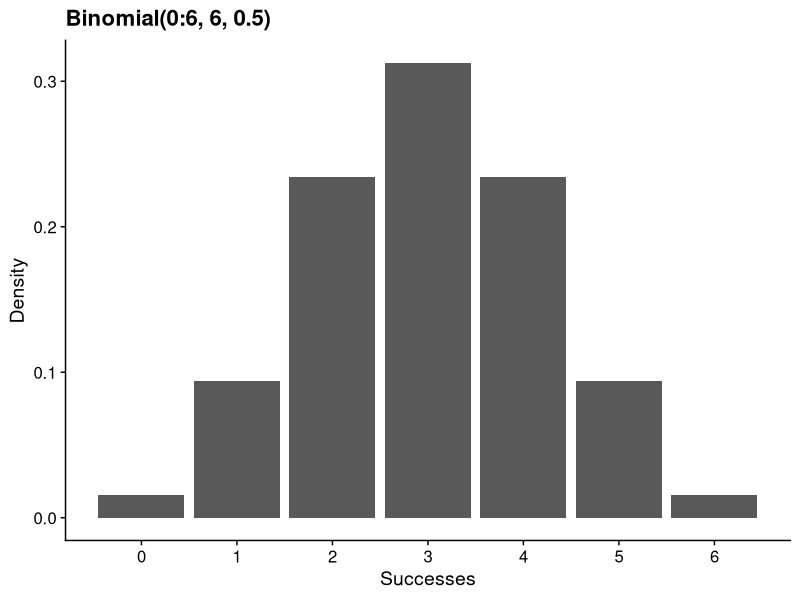
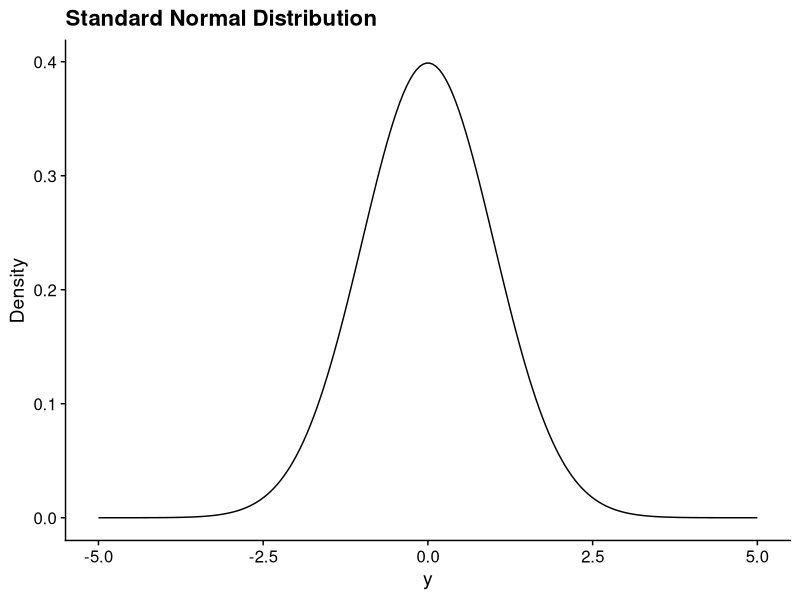
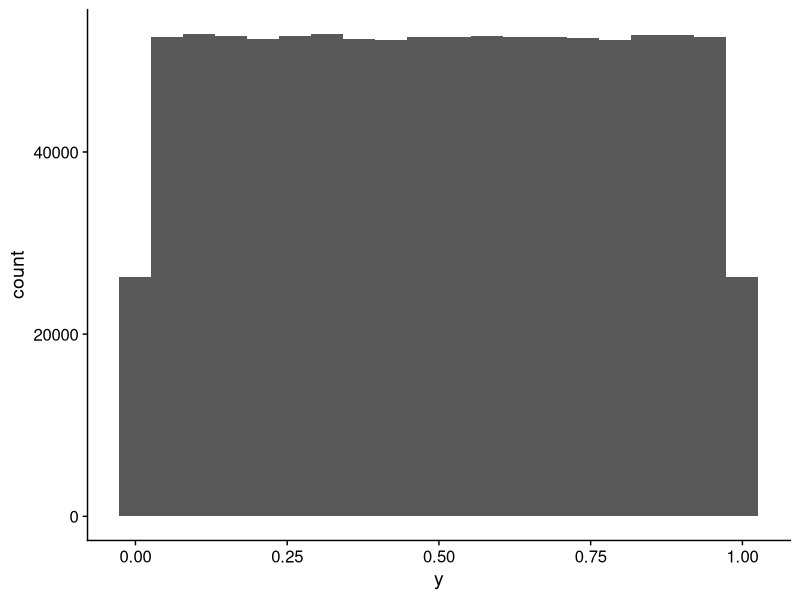
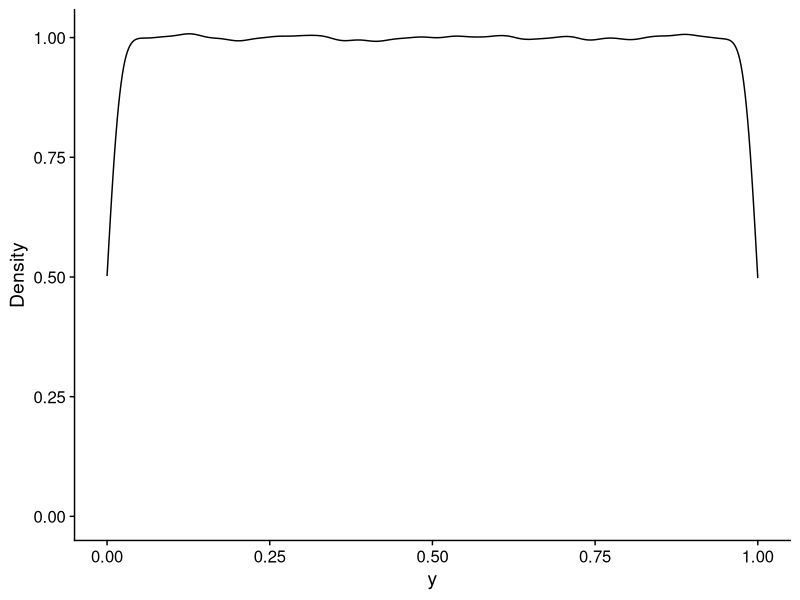
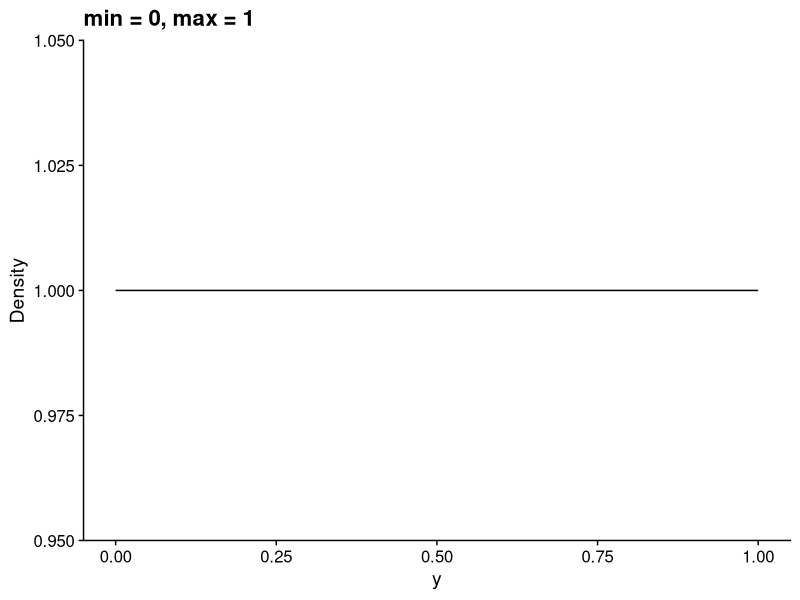
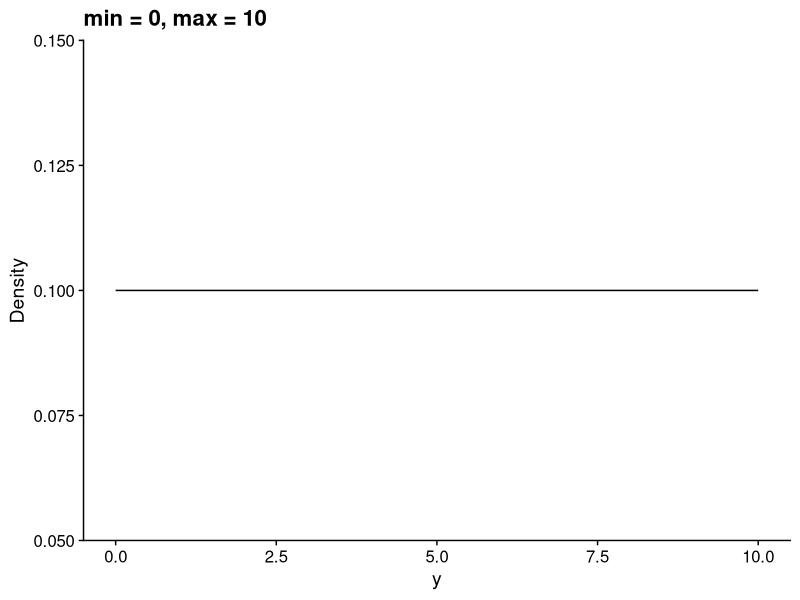

Recreate these plots in R, in order.
## ---- chunk 1
library(tidyverse)
library(cowplot)
theme_set(theme_cowplot())
## ---- chunk 2

set.seed(624221)

sample(letters, 5)
sample(letters, 5)

set.seed(624221)

sample(letters, 5)

## ---- chunk 3
tibble(y = 0:6,
       d = dbinom(y, size = 6, prob = 0.5)) %>% 
  ggplot(aes(y, d)) +
  geom_bar(stat = "identity") +
  scale_x_continuous(breaks = 0:6)+
  labs(title = "Binomial(0:6, 6, 0.5)",
       y = "Density",
       x = "Successes")
## ---- chunk 4
tibble(y = seq(-5, 5, length.out = 200),
       d = dnorm(y)) %>% 
  ggplot(aes(y, d)) +
  geom_line() +
  labs(title = "Standard Normal Distribution",
       y = "Density")
## ---- chunk 5
set.seed(2389749)

runif(n = 10, min = 0, max = 1)
## ---- chunk 6
y <- tibble(y = runif(n = 1e6, min = 0, max = 1))
## ---- chunk 7
ggplot(y, aes(y)) +
  geom_histogram(bins = 20)
## ---- chunk 8
ggplot(y, aes(y)) +
  geom_density() +
  labs(y = "Density")
## ---- chunk 9
d <- tibble(
  y = seq(0, 1, length.out = 200),
  d = dunif(y, min = 0, max = 1))
head(d)
## ---- chunk 10
ggplot(d, aes(y, d)) +
  geom_line() +
  labs(title = "min = 0, max = 1",
       y = "Density")
## ---- chunk 11
d <- tibble(
  y = seq(0, 10, length.out = 200),
  d = dunif(y, min = 0, max = 10))
## ---- chunk 12
ggplot(d, aes(y, d)) +
  geom_line()  +
  labs(title = "min = 0, max = 10",
       y = "Density")
